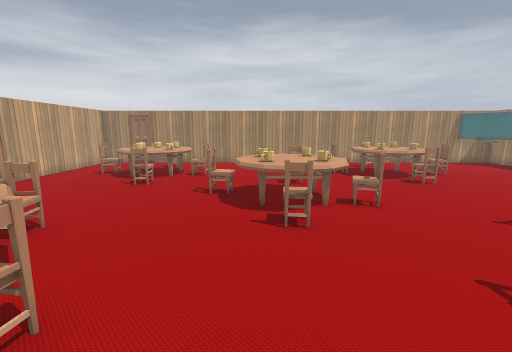
View 1 (above)

16 first-person views from a walk through a level from a Godot 3-D game. The camera is 1.4 m above the floor, tilts 10° down and sees 90° across. The floor is counted in squares, 0.68 m on a side. Each view is taken from the middle of a square. On the plan, view 1 faces up. The plan holds only what a view shows up to about 16 squares ahead; the rest is blank. Characters and animated objects are left out. Some surface patterns are stand-ins.

View 2
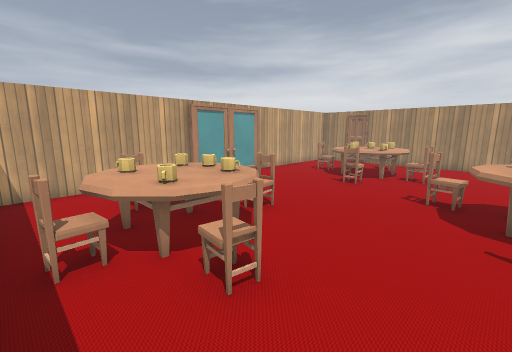

View 3
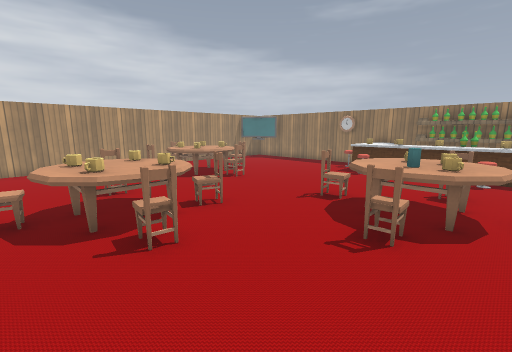

View 4
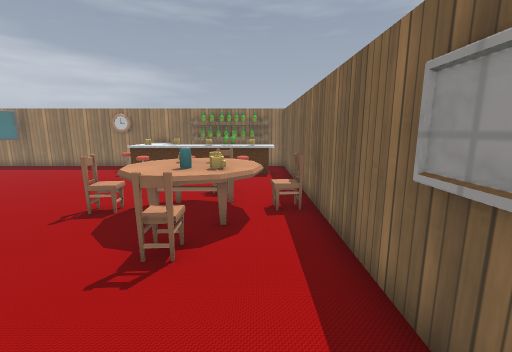

View 5
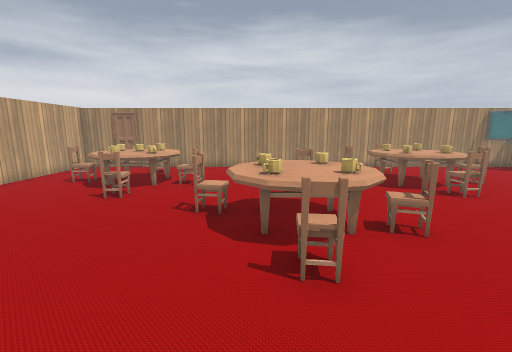

View 6
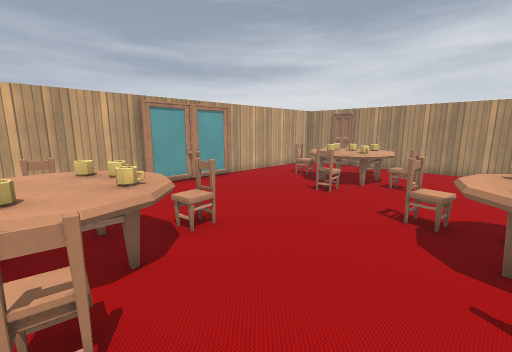

View 7
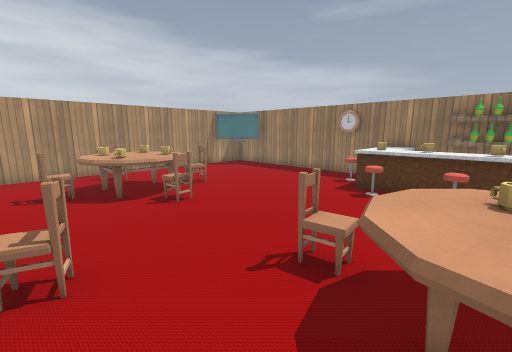

View 8
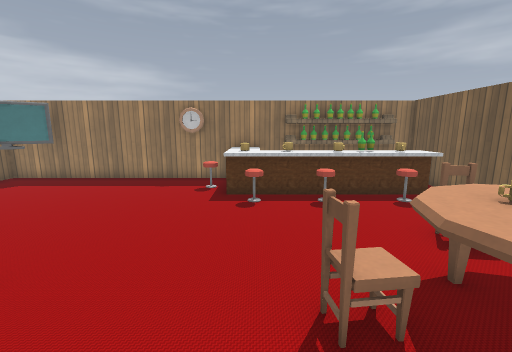

View 9
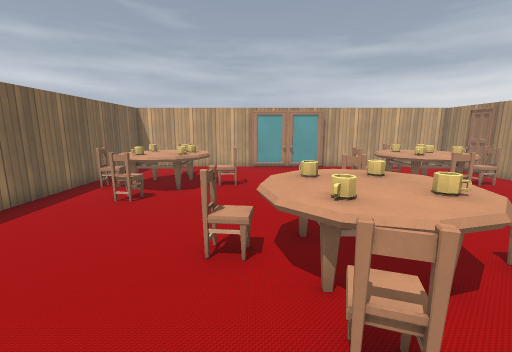

View 10
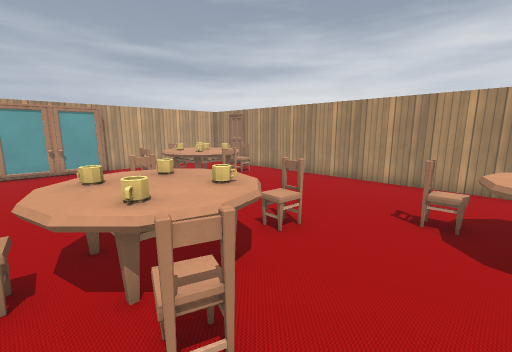

View 11
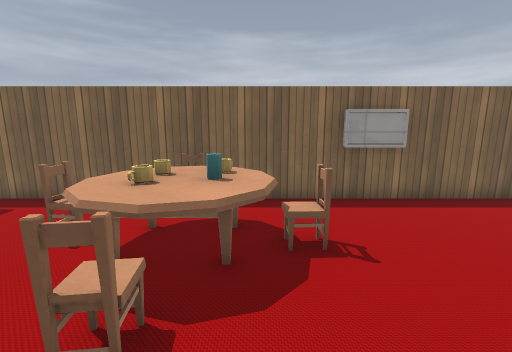

View 12
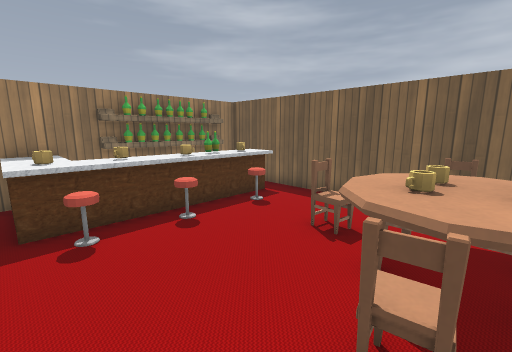

View 13
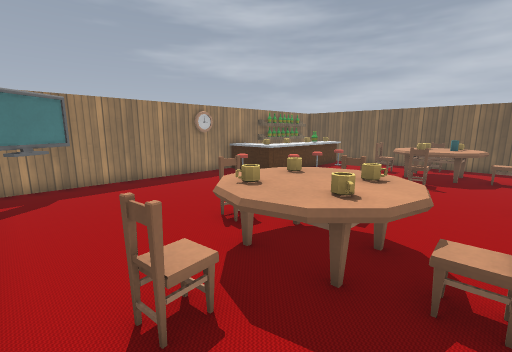

View 14
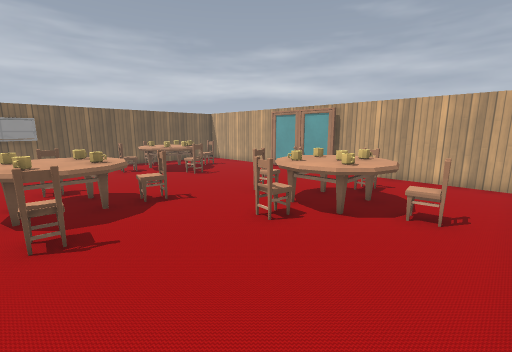

View 15
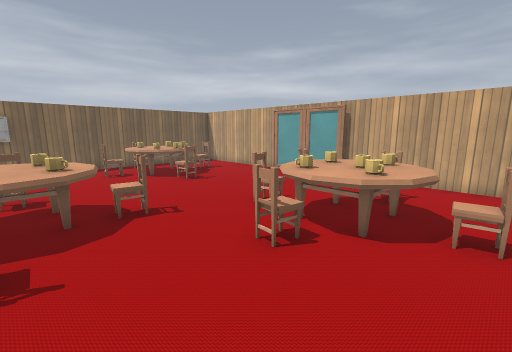

View 16
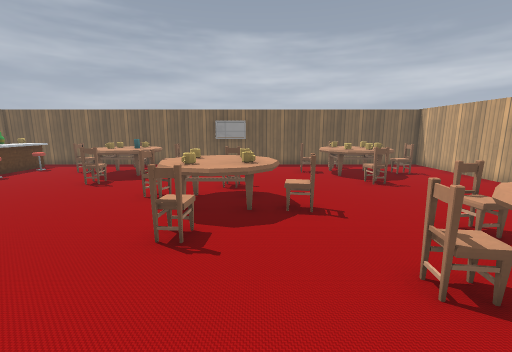

### Floor plan
Points are (right, up) in squares from view 1. A wall is a line through its corners. A room is listed if a view was taken in it or the views show most of it. See-through windows are left out.
Room 1 (views 1, 2, 3, 4, 5, 6, 7, 8, 9, 10, 11, 12, 13, 14, 15, 16)
walls: (15.1, 4.4) (15.1, 16.7) (-9.8, 16.7) (-9.8, 9.6); (-9.6, 9.8) (-9.6, 5.9); (-9.8, 6) (-9.8, -0.7) (15.1, -0.7) (15.1, 0.6)
low walls: (12.2, 6.4) (12.2, 7) (15, 7); (12.2, 4.4) (12.2, 5.6); (12.2, 2.4) (12.2, 3.6); (12.2, 0.1) (12.2, 1.6)
ways out: closed door at (-9.5, 7.5)
objects: chair (-7, 3); chair (-7, 13); table (-6, 1) to (-3, 4); mug (-6, 2) to (-5, 2); mug (-6, 3); table (-6, 11) to (-3, 14); mug (-6, 13); chair (-5, 0); mug (-5, 4); chair (-5, 5); chair (-5, 10); other object (-5, 12); mug (-5, 13); chair (-5, 15); mug (-4, 2); mug (-4, 3); mug (-4, 12); mug (-4, 13); chair (-2, 2); table (-1, 6) to (3, 9); chair (-1, 9); mug (0, 7); mug (0, 8); chair (1, 5); chair (1, 11); mug (2, 8) to (2, 9); chair (4, 3); chair (4, 12); table (5, 1) to (8, 4); table (5, 11) to (8, 14); mug (5, 13) to (6, 13); mug (6, 2); chair (6, 5); mug (6, 12); chair (7, 0); mug (7, 2); mug (7, 3); mug (7, 12); mug (7, 13); chair (7, 15); chair (9, 2); chair (11, 1) to (12, 2); chair (11, 4) to (12, 4); chair (11, 6) to (12, 6); other object (13, 2); mug (13, 5); mug (13, 6); chair (13, 8); TV (13, 15) to (14, 16); other object (15, 1); other object (15, 2); other object (15, 3); other object (15, 4)

Where each view was taken, in squares from view 1:
view 1: 0 up, 0 right, facing up
view 2: 0 up, 0 right, facing up-left
view 3: 1 up, 1 left, facing up-right
view 4: 1 up, 0 right, facing right
view 5: 2 up, 0 right, facing up
view 6: 2 up, 0 right, facing up-left
view 7: 3 up, 3 right, facing up-right
view 8: 6 up, 4 right, facing right
view 9: 6 up, 5 right, facing left
view 10: 6 up, 5 right, facing up-left
view 11: 7 up, 5 right, facing down
view 12: 7 up, 6 right, facing down-right
view 13: 16 up, 4 right, facing down-right
view 14: 16 up, 2 right, facing down-left
view 15: 15 up, 1 right, facing down-left
view 16: 15 up, 0 right, facing down
